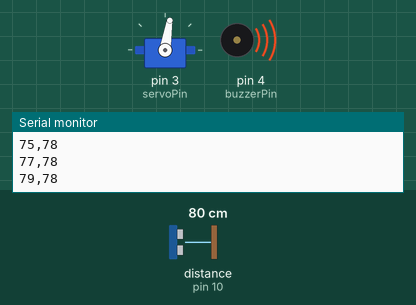
Simulated run of this sketch. Board: Arduino Uno, built with avr-gcc and run on an emulated ATmega328P. Parts: servo, buzzer (waves = sounding), the last lines printed to the serial monitor. Wiring (inferred from the names in the program): ultrasonic range finder: trigger pin 9; echo pin 10. The test bench sets the inputs (shaded band); at power-on: distance to the obstacle (sensor on pin 10) 80 cm. The echo pulse lasts 58.3 µs per cm.

Above: at 1.2 s.
1.3 s: distance to the obstacle (sensor on pin 10) set to 250 cm
At 3.1 s:
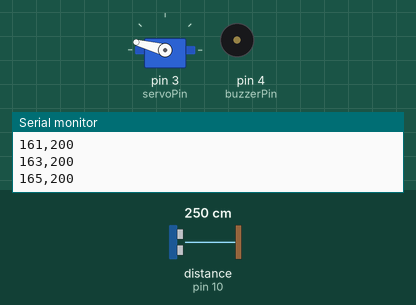
4.3 s: distance to the obstacle (sensor on pin 10) set to 2 cm
At 5.36 s:
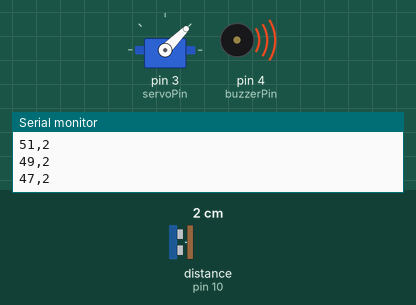
7.3 s: distance to the obstacle (sensor on pin 10) set to 120 cm
At 7.54 s:
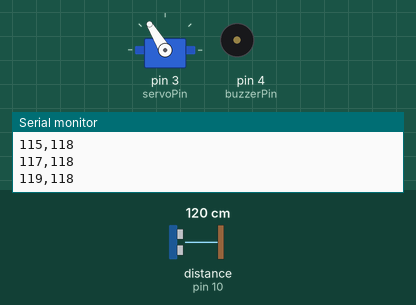
10.3 s: distance to the obstacle (sensor on pin 10) set to 4 cm
At 11.22 s:
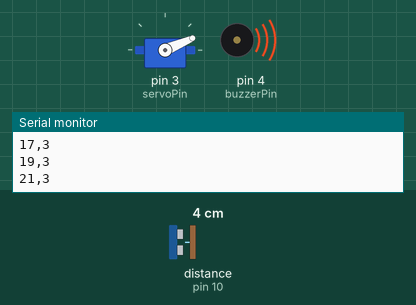
13.3 s: distance to the obstacle (sensor on pin 10) set to 299 cm
At 13.53 s:
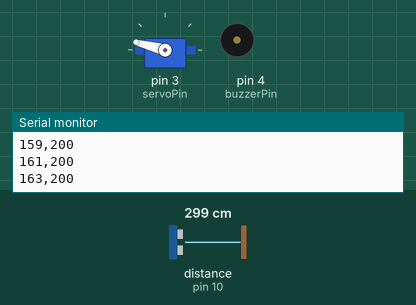
16.3 s: distance to the obstacle (sensor on pin 10) set to 9 cm
At 19.41 s:
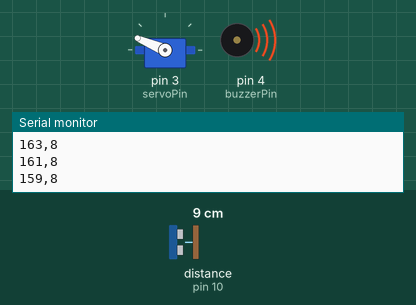
Timing chart, 0 to 20.3 s (numbered marks = the images above; inputs shaded):
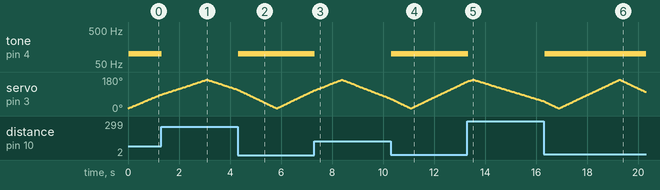

Measured:
- after the input at 1.3 s, tone on pin 4 (buzzerPin): 100 Hz → silent at once
- after the input at 4.3 s, tone on pin 4 (buzzerPin): silent → 100 Hz at once
- after the input at 7.3 s, tone on pin 4 (buzzerPin): 100 Hz → silent at once
- after the input at 10.3 s, tone on pin 4 (buzzerPin): silent → 100 Hz at once
- after the input at 13.3 s, tone on pin 4 (buzzerPin): 100 Hz → silent at once
- after the input at 16.3 s, tone on pin 4 (buzzerPin): silent → 100 Hz at once

The sketch:

radar.prototype.ino
```cpp
#include <Servo.h>

// Pin connections
const int trigPin = 9;      // HC-SR04 TRIG
const int echoPin = 10;     // HC-SR04 ECHO
const int servoPin = 3;
const int buzzerPin = 4;    // SG90 Servo signal (PWM pin)

Servo scanServo;

void setup() {
  Serial.begin(115200);
  pinMode(trigPin, OUTPUT);
  pinMode(echoPin, INPUT);
  scanServo.attach(servoPin, 500, 2400);  // SG90 safe range
}

void loop() {
  // Sweep from left to right
  for (int angle = 15; angle <= 165; angle += 2) {
    scanServo.write(angle);
    delay(30); // allow servo to settle
    int dist = getDistance();
    Serial.print(angle);
    Serial.print(",");
    Serial.println(dist);
    alertWithBuzzer(dist);
  }

  // Sweep from right to left
  for (int angle = 165; angle >= 15; angle -= 2) {
    scanServo.write(angle);
    delay(30);
    int dist = getDistance();
    Serial.print(angle);
    Serial.print(",");
    Serial.println(dist);
    alertWithBuzzer(dist);
  }
}

// Function to read distance from HC-SR04
int getDistance() {
  digitalWrite(trigPin, LOW);
  delayMicroseconds(2);

  digitalWrite(trigPin, HIGH);
  delayMicroseconds(10);
  digitalWrite(trigPin, LOW);

  long duration = pulseIn(echoPin, HIGH, 20000L); // timeout 20ms
  if (duration == 0) return 200; // no echo

  int distance = duration * 0.034 / 2; // convert to cm
  if (distance < 2) distance = 2;      // HC-SR04 minimum
  if (distance > 200) distance = 200;  // cap for radar display
  return distance;
}

void alertWithBuzzer(int distance) {
  if (distance < 100) {
    tone(buzzerPin, 100);
  }
  else if (distance < 70){
    tone(buzzerPin, 700, 100);
    delay(100);
  }
  else if (distance < 30) {
    tone(buzzerPin, 500, 50);
      delay(50);
    }
    else{
      noTone(buzzerPin);
    }
  }
```
